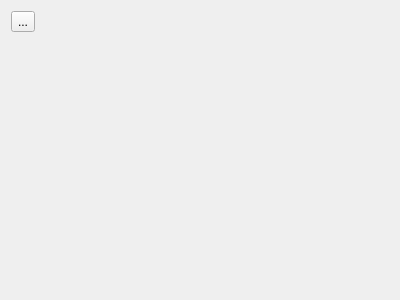
<?xml version="1.0" encoding="UTF-8"?>
<ui version="4.0">
 <class>CVPanel</class>
 <widget class="QWidget" name="CVPanel">
  <property name="geometry">
   <rect>
    <x>0</x>
    <y>0</y>
    <width>400</width>
    <height>300</height>
   </rect>
  </property>
  <property name="windowTitle">
   <string>Form</string>
  </property>
  <layout class="QGridLayout" name="gridLayout">
   <item row="0" column="0">
    <widget class="QToolButton" name="toolButton">
     <property name="text">
      <string>...</string>
     </property>
    </widget>
   </item>
   <item row="1" column="0">
    <widget class="QStackedWidget" name="stackedWidget">
     <widget class="QWidget" name="page">
      <layout class="QGridLayout" name="gridLayout_2">
       <item row="0" column="0">
        <widget class="FileSelectWidget" name="widget" native="true">
         <property name="minimumSize">
          <size>
           <width>0</width>
           <height>28</height>
          </size>
         </property>
        </widget>
       </item>
       <item row="1" column="0">
        <widget class="FileSelectWidget" name="widget_2" native="true">
         <property name="minimumSize">
          <size>
           <width>0</width>
           <height>28</height>
          </size>
         </property>
        </widget>
       </item>
       <item row="2" column="0">
        <spacer name="verticalSpacer">
         <property name="orientation">
          <enum>Qt::Vertical</enum>
         </property>
         <property name="sizeHint" stdset="0">
          <size>
           <width>20</width>
           <height>141</height>
          </size>
         </property>
        </spacer>
       </item>
      </layout>
     </widget>
     <widget class="QWidget" name="page_2"/>
    </widget>
   </item>
  </layout>
 </widget>
 <customwidgets>
  <customwidget>
   <class>FileSelectWidget</class>
   <extends>QWidget</extends>
   <header>fileselectwidget.h</header>
   <container>1</container>
  </customwidget>
 </customwidgets>
 <resources/>
 <connections/>
</ui>
